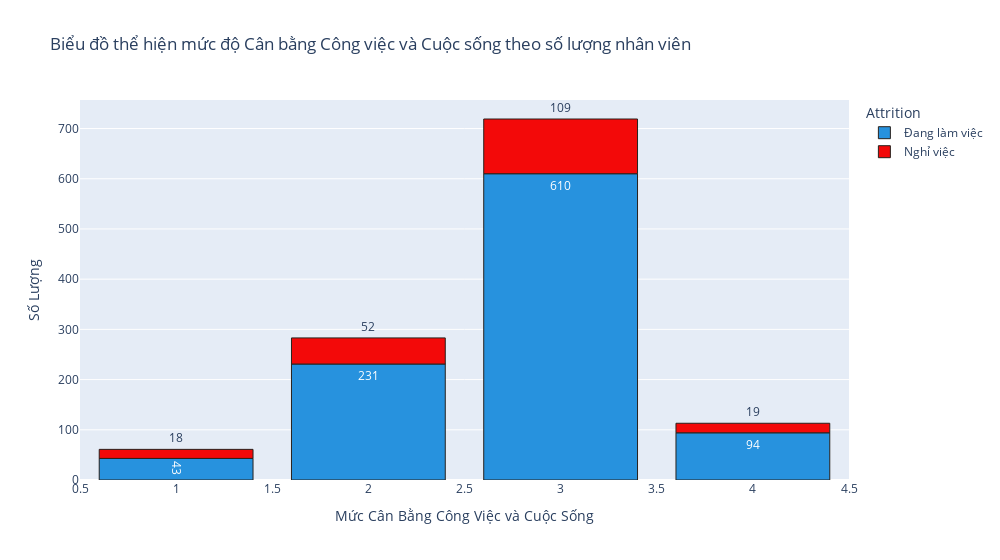

Source (notebook cell):
### Markdown cell above
Liệu rằng yếu tố Cân bằng giữa Công việc có tác động đến tỉ lệ nghỉ việc của nhân viên tại không ty không, ta sẽ thực hiện một số trực quan để kiểm tra nhận định này

### Code cell
wlb_att=df.groupby(['WorkLifeBalance','Attrition']).apply(lambda x:x['DailyRate'].count()).reset_index(name='Counts').replace({'No': 'Đang làm việc', 'Yes': 'Nghỉ việc'})
fig = px.bar(wlb_att, x='WorkLifeBalance', y='Counts', color='Attrition',
             title='Biểu đồ thể hiện mức độ Cân bằng Công việc và Cuộc sống theo số lượng nhân viên',
             width=1000,
             color_discrete_map={'Đang làm việc': "#2792DE", 'Nghỉ việc': "#F30909"})

fig.update_layout(
    xaxis_title="Mức Cân Bằng Công Việc và Cuộc Sống",
    yaxis_title="Số Lượng"
)

fig.update_traces(
    texttemplate='%{y:,.0f}',
    textposition='outside',
    marker_line=dict(width=1, color='#28221D')
)

fig.show()

### Figure 1 — Plotly figure (JSON) as saved in the notebook; plotly's stock layout.template omitted (floating-point values rounded to 4 significant figures)
{"data": [{"alignmentgroup": "True", "hovertemplate": "Attrition=Đang làm việc<br>WorkLifeBalance=%{x}<br>Counts=%{y}<extra></extra>", "legendgroup": "Đang làm việc", "marker": {"color": "#2792DE", "line": {"color": "#28221D", "width": 1}, "pattern": {"shape": ""}}, "name": "Đang làm việc", "offsetgroup": "Đang làm việc", "orientation": "v", "showlegend": true, "textposition": "outside", "texttemplate": "%{y:,.0f}", "type": "bar", "x": [1, 2, 3, 4], "xaxis": "x", "y": [43, 231, 610, 94], "yaxis": "y"}, {"alignmentgroup": "True", "hovertemplate": "Attrition=Nghỉ việc<br>WorkLifeBalance=%{x}<br>Counts=%{y}<extra></extra>", "legendgroup": "Nghỉ việc", "marker": {"color": "#F30909", "line": {"color": "#28221D", "width": 1}, "pattern": {"shape": ""}}, "name": "Nghỉ việc", "offsetgroup": "Nghỉ việc", "orientation": "v", "showlegend": true, "textposition": "outside", "texttemplate": "%{y:,.0f}", "type": "bar", "x": [1, 2, 3, 4], "xaxis": "x", "y": [18, 52, 109, 19], "yaxis": "y"}], "layout": {"barmode": "relative", "legend": {"title": {"text": "Attrition"}, "tracegroupgap": 0}, "title": {"text": "Biểu đồ thể hiện mức độ Cân bằng Công việc và Cuộc sống theo số lượng nhân viên"}, "width": 1000, "xaxis": {"anchor": "y", "domain": [0, 1], "title": {"text": "Mức Cân Bằng Công Việc và Cuộc Sống"}}, "yaxis": {"anchor": "x", "domain": [0, 1], "title": {"text": "Số Lượng"}}}}
